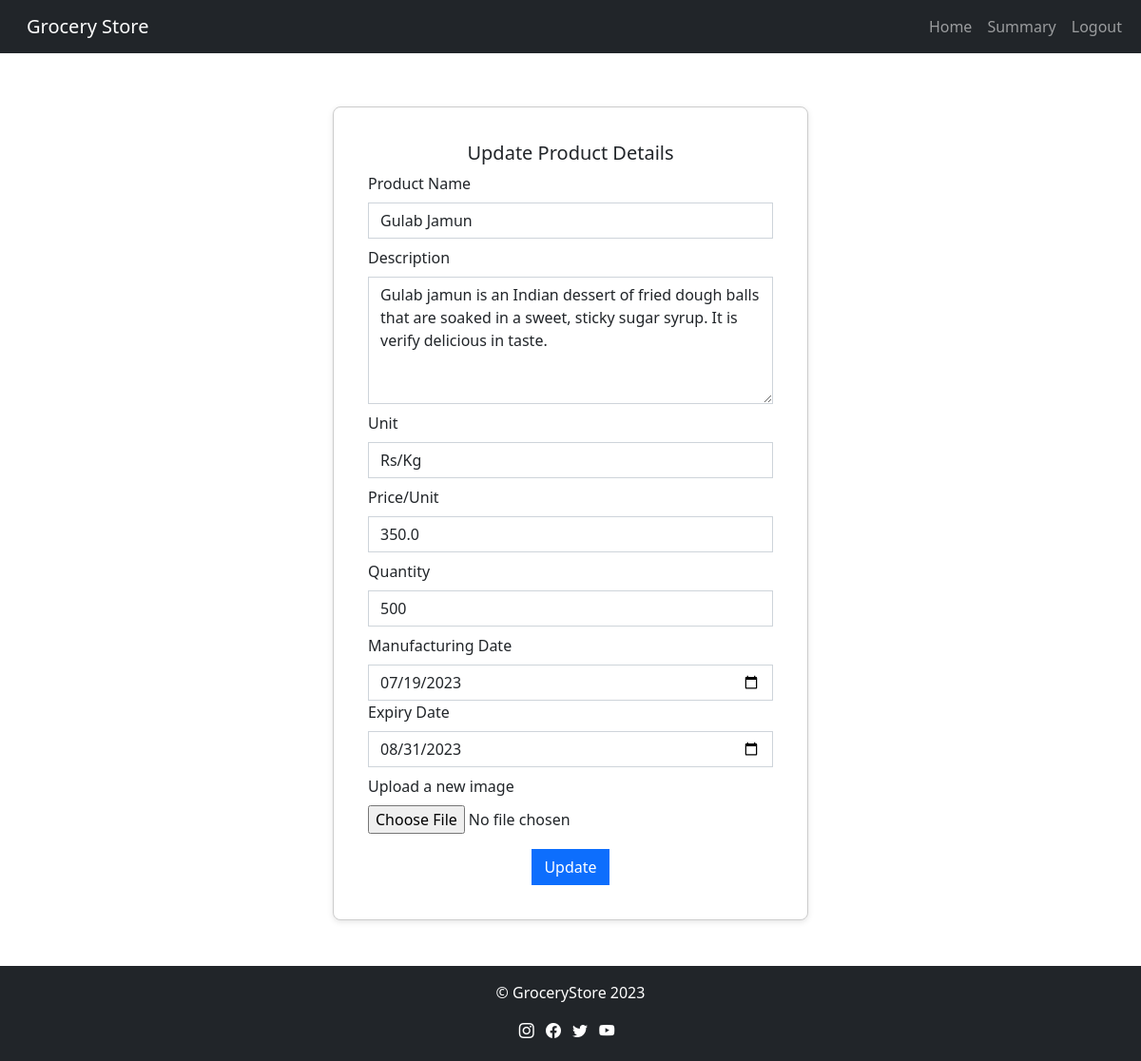
Screenshot of /product/1/update (signed in) with the database file from the repository.
### application/models.py (models this page shows)
class Product(db.Model):
    __tablename__ = 'product'
    product_id = db.Column(db.Integer, autoincrement=True, primary_key=True)
    product_name = db.Column(db.String(150), unique=True)
    product_description = db.Column(db.String(500))
    unit = db.Column(db.String(20), nullable=False)
    price = db.Column(db.Float, nullable=False)
    quantity = db.Column(db.Integer, nullable=False)
    mfg_date = db.Column(db.Date)
    expiry_date = db.Column(db.Date)
    product_image = db.Column(db.String(200), nullable=False)
    category_id = db.Column(db.Integer, db.ForeignKey('category.category_id'))

### application/controllers.py (the view)
@app.route('/product/<int:product_id>/update', methods=['GET','POST'])
def update_product(product_id):
    if current_user.role=='admin':
        product = Product.query.filter_by(product_id=product_id).first()
        if request.method=='POST':
            category_id=product.category_id
            product_name= request.form['product_name']
            if not product_name or product_name.strip() == "":
                return render_template("update_product.html",product=product, flag=0 )
            product.product_name=product_name
            product_desc=request.form['product_desc']
            if not product_desc or product_desc.strip() == "":
                return render_template("update_product.html",product=product, flag=1 )
            product.product_description=product_desc
            product.unit=request.form['unit']
            product.price=request.form['price']
            product.quantity=request.form['quantity']
            mfg_date_str=request.form["mfg_date"]
            product.mfg_date= datetime.strptime(mfg_date_str, '%Y-%m-%d').date()
            expiry_date_str=request.form["expiry_date"]
            product.expiry_date= datetime.strptime(expiry_date_str, '%Y-%m-%d').date()
            img_file=request.files['product_image']
            filename=img_file.filename
            product.product_image=filename
            img_file.save(os.path.join(app.config['UPLOAD_FOLDER']+ filename))
            db.session.commit()
            return redirect(url_for('show_product',category_id=category_id))
        else:
            return render_template('update_product.html',product=product)
    else:
        return render_template('403.html')

### application/controllers.py (called while the page is built)
@login_manager.user_loader
def load_user(id):
       return User.query.get(int(id))

### templates/update_product.html (shortened to what this page needs)
{% extends "base.html" %}
{% block content %}
<nav class="navbar navbar-expand-lg navbar-dark bg-dark mb-2 ">
  <div class="container-fluid">
    <a class="navbar-brand ms-3" href="{{url_for('admin_dashboard')}}">Grocery Store</a>
      <ul class="navbar-nav ml-auto">
        <li class="nav-item">
          <a class="nav-link" href="{{url_for('admin_dashboard')}}">Home</a>
        </li>
        <li class="nav-item">
          <a class="nav-link" href="{{url_for('summary')}}">Summary</a>
        </li>
        <li class="nav-item">
          <a class="nav-link" href="/logout">Logout</a>
        </li>
      </ul>
    </div>
</nav>
<div class="container py-5">
  <div class="card">
      <div class="card-body">
          <h5 class="card-title">Update Product Details </h5>
          <form action="/product/{{product.product_id}}/update" method="POST" enctype="multipart/form-data">
              <div class="form-group mb-2">
                <label for="prodcutName" class="form-label">Product Name</label>
                <input type="text" name="product_name" class="form-control" id="productName" value="{{product.product_name}}">
              </div>
              <div class="form-group mb-2">
                  <label for="description" class="form-label">Description</label>
                  <textarea class="form-control" name="product_desc" id="description" rows="5">{{product.product_description}}</textarea>
              </div>
              <div class="form-group mb-2">
                <label for="unit" class="form-label">Unit</label>
                <select name="unit" class="form-control" id="unit" required>
                  <option value="Rs/Kg">Rs/Kg</option>
                </select>
              </div>
              <div class="form-group mb-2">
                  <label for="nonNegativeInput" class="form-label">Price/Unit</label>
                  <input type="number" name="price" class="form-control" id="price" min="0" value="{{product.price}}">
                </div>
              <div class="form-group mb-2">
                <label for="nonNegativeInput" class="form-label">Quantity</label>
                <input type="number" name="quantity" class="form-control" id="quantity" min="0" value="{{product.quantity}}">
              </div>
              <div class="form-group md-2">
              <label for="mfg_date" class="form-label">Manufacturing Date</label>
              <input type="date" class="form-control" id="mfg_date" name="mfg_date" value="{{product.mfg_date}}">
            </div>
            <div class="form-group mb-2">
                <label for="expiry_date" class="form-label">Expiry Date</label>
                <input type="date" class="form-control" id="expiry_date" name="expiry_date" value="{{product.expiry_date}}" >
            </div>
              <div class="form-group mb-3">
                  <label class="mb-2" for="imageUpload">Upload a new image</label>
                  <input type="file" class="form-control-file" id="imageUpload" name="product_image" required accept="image/gif, image/jpeg, image/jpg, image/png">
                </div>
              <button type="submit" class="btn btn-primary">Update</button>
          </form>
      </div>
  </div>
</div>
{% endblock %}

### templates/base.html (style rules this page uses)
.form-control { border-radius: 0; }
.btn { border-radius: 0; }

### templates/update_product.html (style rules this page uses)
.card { width: 500px; margin: 0 auto; border: 1px solid #ccc; border-radius: 8px; padding: 20px; box-shadow: 0 2px 6px rgba(0, 0, 0, 0.1); }
.card-title { text-align: center; }
.btn-primary { display: block; margin: 0 auto; }

### rows the page displays
Product: product_name "Gulab Jamun", product_desc "Gulab jamun is an Indian dessert of fried dough balls that are soaked in a sweet, sticky sugar syrup. It is verify delicious in taste.", price "350.0", quantity "500", mfg_date "07/19/2023", expiry_date "08/31/2023"
